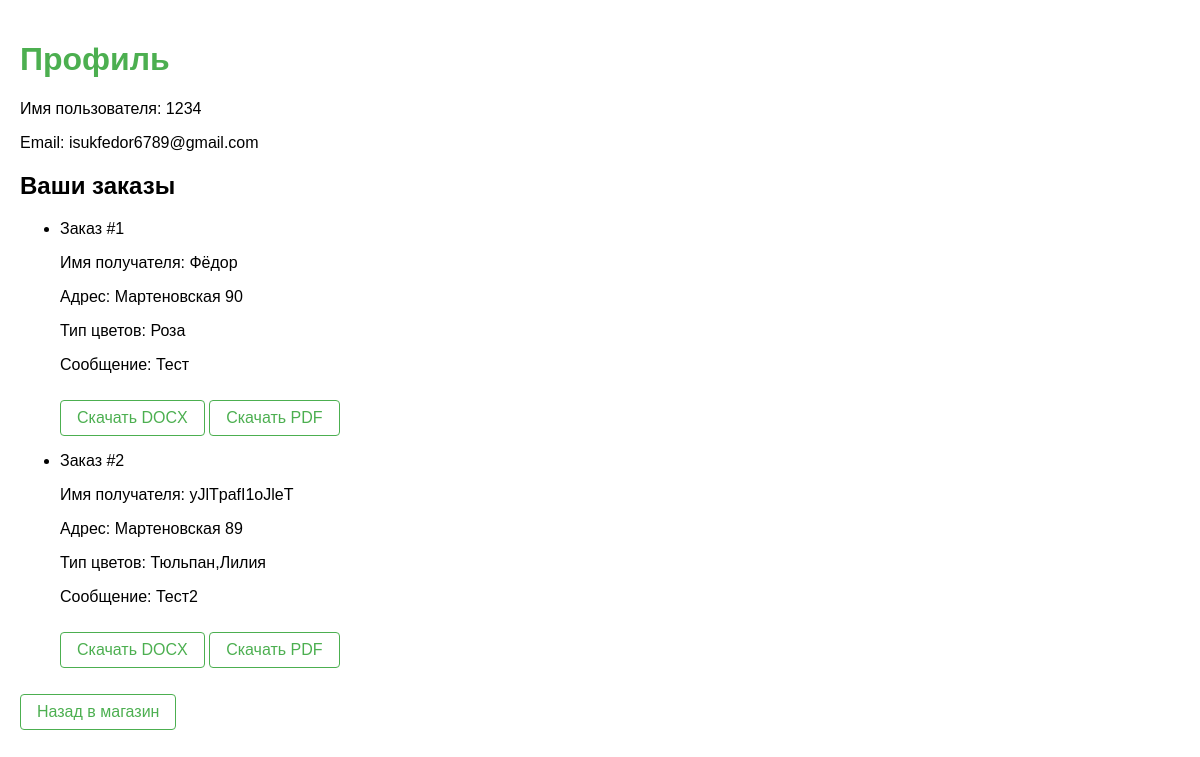
The app's page /profile (signed in) with its own data.
### models.py (models this page shows, shortened)
class User(db.Model, UserMixin):
    id = db.Column(db.Integer, primary_key=True)
    username = db.Column(db.String(20), unique=True, nullable=False)
    email = db.Column(db.String(120), unique=True, nullable=False)
    password = db.Column(db.String(60), nullable=False)
    role = db.Column(db.String(10), nullable=False, default='user')
    orders = db.relationship('Order', backref='user', lazy=True)

class Order(db.Model):
    id = db.Column(db.Integer, primary_key=True)
    name = db.Column(db.String(100), nullable=False)
    address = db.Column(db.String(200), nullable=False)
    flower_type = db.Column(db.String(100), nullable=False)
    message = db.Column(db.String(500), nullable=True)
    user_id = db.Column(db.Integer, db.ForeignKey('user.id'), nullable=False)

### app.py (the view)
@app.route('/profile')
@login_required
def profile():
    orders = Order.query.filter_by(user_id=current_user.id).all()
    order_numbers = {order.id: idx + 1 for idx, order in enumerate(orders)}
    return render_template('profile.html', user=current_user, orders=orders, order_numbers=order_numbers)

### models.py (called while the page is built)
@login_manager.user_loader
def load_user(user_id):
    return User.query.get(int(user_id))

### templates/profile.html (shortened to what this page needs)
<!DOCTYPE html>
<html lang="ru">
<head>
    <link rel="stylesheet" href="{{ url_for('static', filename='style.css') }}">
</head>
<body>
    <h1>Профиль</h1>
    <p>Имя пользователя: {{ user.username }}</p>
    <p>Email: {{ user.email }}</p>
    <h2>Ваши заказы</h2>
    {% if orders %}
        <ul>
            {% for order in orders %}
                <li>
                    <p>Заказ #{{ order_numbers[order.id] }}</p>
                    <p>Имя получателя: {{ order.name }}</p>
                    <p>Адрес: {{ order.address }}</p>
                    <p>Тип цветов: {{ order.flower_type }}</p>
                    <p>Сообщение: {{ order.message }}</p>
                    <a href="{{ url_for('download_docx', order_id=order.id) }}" class="btn">Скачать DOCX</a>
                    <a href="{{ url_for('download_pdf', order_id=order.id) }}" class="btn">Скачать PDF</a>
                </li>
            {% endfor %}
        </ul>
    {% else %}
        <p>У вас нет заказов.</p>
    {% endif %}
    <a href="{{ url_for('index') }}" class="btn">Назад в магазин</a>
</body>
</html>

### static/style.css (style rules this page uses)
body { font-family: Arial, sans-serif; margin: 0; padding: 20px; }
h1 { color: #4CAF50; }
.btn { display: inline-block; text-decoration: none; color: #4CAF50; padding: 8px 16px; border: 1px solid #4CAF50; border-radius: 4px; margin-top: 10px; text-align: center; }

### records on screen
User: username "1234", email "isukfedor6789@gmail.com"
Order: id "1", name "Фёдор", address "Мартеновская 90", flower_type "Роза", message "Тест"
Order: id "2", name "yJlTpafI1oJleT", address "Мартеновская 89", flower_type "Тюльпан,Лилия", message "Тест2"
